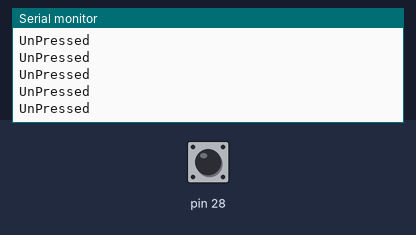
This sketch was run on a simulated Arduino Mega 2560, built with avr-gcc and run on an emulated ATmega2560. On the bench: the last lines printed to the serial monitor. The inputs (shaded band) are chosen by the test bench; at power-on: pin 28 HIGH.

Above: at 1.2 s.
1.3 s: pin 28 driven LOW
At 2.2 s:
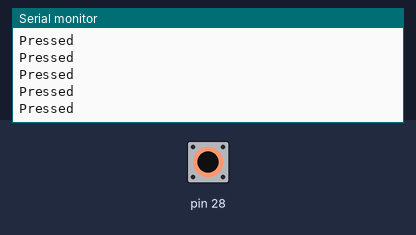
3.2 s: pin 28 driven HIGH
At 4.3 s:
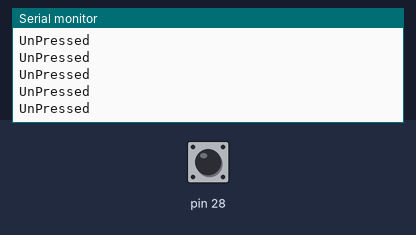
6.2 s: pin 28 driven LOW
At 7.2 s:
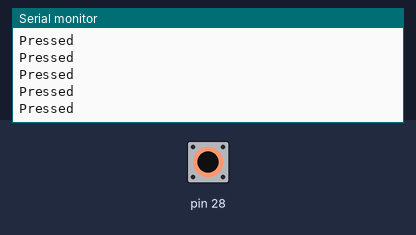
9.2 s: pin 28 driven HIGH
At 9.9 s:
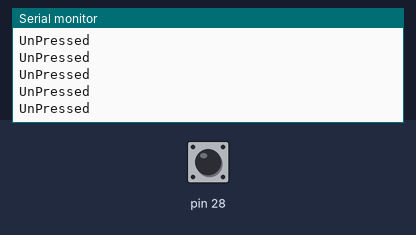
12.2 s: pin 28 driven LOW
At 13.0 s:
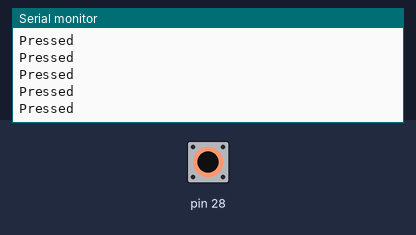

Measured:
- after the input at 1.3 s, the serial monitor: prints a new line after 0.08 s (image 1)

The sketch:

SwitchCheck.ino
```cpp
void setup()
{
    Serial.begin(9600);
    Serial.println(digitalRead(28));
}

void loop()
{
  if(digitalRead(28) == 0)
    Serial.println("Pressed");

  else
    Serial.println("UnPressed");
}
```
